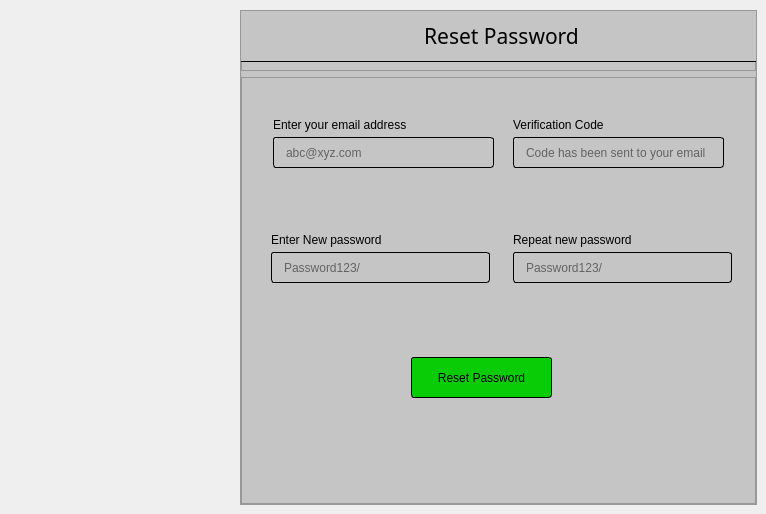
       <widget class="QWidget" name="page_7">
        <widget class="QFrame" name="frame_62">
         <property name="geometry">
          <rect>
           <x>240</x>
           <y>10</y>
           <width>517</width>
           <height>495</height>
          </rect>
         </property>
         <property name="minimumSize">
          <size>
           <width>500</width>
           <height>480</height>
          </size>
         </property>
         <property name="maximumSize">
          <size>
           <width>10000</width>
           <height>10000</height>
          </size>
         </property>
         <property name="autoFillBackground">
          <bool>false</bool>
         </property>
         <property name="styleSheet">
          <string notr="true">background-color: rgb(197, 197, 197);
</string>
         </property>
         <property name="frameShape">
          <enum>QFrame::StyledPanel</enum>
         </property>
         <property name="frameShadow">
          <enum>QFrame::Raised</enum>
         </property>
         <layout class="QVBoxLayout" name="verticalLayout_31">
          <property name="leftMargin">
           <number>0</number>
          </property>
          <property name="topMargin">
           <number>0</number>
          </property>
          <property name="rightMargin">
           <number>0</number>
          </property>
          <property name="bottomMargin">
           <number>0</number>
          </property>
          <item>
           <widget class="QFrame" name="frame_66">
            <property name="minimumSize">
             <size>
              <width>515</width>
              <height>60</height>
             </size>
            </property>
            <property name="maximumSize">
             <size>
              <width>16777215</width>
              <height>60</height>
             </size>
            </property>
            <property name="frameShape">
             <enum>QFrame::StyledPanel</enum>
            </property>
            <property name="frameShadow">
             <enum>QFrame::Raised</enum>
            </property>
            <widget class="QLabel" name="label_159">
             <property name="geometry">
              <rect>
               <x>-10</x>
               <y>0</y>
               <width>531</width>
               <height>51</height>
              </rect>
             </property>
             <property name="font">
              <font>
               <family>HoloLens MDL2 Assets</family>
               <pointsize>16</pointsize>
               <weight>50</weight>
               <bold>false</bold>
              </font>
             </property>
             <property name="styleSheet">
              <string notr="true">padding-left:10px;
border-bottom:1px solid black;
border-bottom-left-radius: 0px;
border-bottom-right-radius: 0px;</string>
             </property>
             <property name="text">
              <string>Reset Password</string>
             </property>
             <property name="alignment">
              <set>Qt::AlignCenter</set>
             </property>
            </widget>
           </widget>
          </item>
          <item>
           <widget class="QFrame" name="frame_67">
            <property name="minimumSize">
             <size>
              <width>0</width>
              <height>280</height>
             </size>
            </property>
            <property name="frameShape">
             <enum>QFrame::StyledPanel</enum>
            </property>
            <property name="frameShadow">
             <enum>QFrame::Raised</enum>
            </property>
            <widget class="QPushButton" name="pushButton_24">
             <property name="geometry">
              <rect>
               <x>170</x>
               <y>280</y>
               <width>141</width>
               <height>41</height>
              </rect>
             </property>
             <property name="cursor">
              <cursorShape>PointingHandCursor</cursorShape>
             </property>
             <property name="styleSheet">
              <string notr="true">border: 1px solid black;
border-radius: 3px;
background-color: rgb(9, 204, 6);
</string>
             </property>
             <property name="text">
              <string>Reset Password</string>
             </property>
            </widget>
            <widget class="QLineEdit" name="lineEdit_12">
             <property name="geometry">
              <rect>
               <x>272</x>
               <y>175</y>
               <width>211</width>
               <height>31</height>
              </rect>
             </property>
             <property name="styleSheet">
              <string notr="true">border:1.2px solid black;
border-radius:3px;
padding-left:10px</string>
             </property>
             <property name="placeholderText">
              <string>Password123/</string>
             </property>
            </widget>
            <widget class="QLabel" name="label_75">
             <property name="geometry">
              <rect>
               <x>272</x>
               <y>155</y>
               <width>131</width>
               <height>16</height>
              </rect>
             </property>
             <property name="font">
              <font>
               <pointsize>9</pointsize>
              </font>
             </property>
             <property name="styleSheet">
              <string notr="true"/>
             </property>
             <property name="text">
              <string>Repeat new password</string>
             </property>
            </widget>
            <widget class="QPushButton" name="pushButton_25">
             <property name="geometry">
              <rect>
               <x>440</x>
               <y>175</y>
               <width>51</width>
               <height>31</height>
              </rect>
             </property>
             <property name="cursor">
              <cursorShape>PointingHandCursor</cursorShape>
             </property>
             <property name="styleSheet">
              <string notr="true">border:1.2px solid black;
border-radius:3px;
border-left:opx;
border-top-left-radius: 0px;
border-bottom-left-radius: 0px;</string>
             </property>
             <property name="text">
              <string/>
             </property>
             <property name="icon">
              <iconset resource="resources.qrc">
               <normaloff>:/icons/icons/password hide.png</normaloff>:/icons/icons/password hide.png</iconset>
             </property>
             <property name="iconSize">
              <size>
               <width>32</width>
               <height>32</height>
              </size>
             </property>
            </widget>
            <widget class="QLabel" name="label_76">
             <property name="geometry">
              <rect>
               <x>272</x>
               <y>205</y>
               <width>191</width>
               <height>21</height>
              </rect>
             </property>
             <property name="styleSheet">
              <string notr="true">color: rgb(255, 7, 23);</string>
             </property>
             <property name="text">
              <string/>
             </property>
            </widget>
            <widget class="QLabel" name="label_77">
             <property name="geometry">
              <rect>
               <x>30</x>
               <y>155</y>
               <width>121</width>
               <height>16</height>
              </rect>
             </property>
             <property name="font">
              <font>
               <pointsize>9</pointsize>
              </font>
             </property>
             <property name="styleSheet">
              <string notr="true"/>
             </property>
             <property name="text">
              <string>Enter New password</string>
             </property>
            </widget>
            <widget class="QLineEdit" name="lineEdit_13">
             <property name="geometry">
              <rect>
               <x>30</x>
               <y>175</y>
               <width>211</width>
               <height>31</height>
              </rect>
             </property>
             <property name="styleSheet">
              <string notr="true">border:1.2px solid black;
border-radius:3px;
padding-left:10px</string>
             </property>
             <property name="placeholderText">
              <string>Password123/</string>
             </property>
            </widget>
            <widget class="QLabel" name="label_78">
             <property name="geometry">
              <rect>
               <x>30</x>
               <y>205</y>
               <width>191</width>
               <height>21</height>
              </rect>
             </property>
             <property name="styleSheet">
              <string notr="true">color: rgb(255, 7, 23);</string>
             </property>
             <property name="text">
              <string/>
             </property>
            </widget>
            <widget class="QPushButton" name="pushButton_26">
             <property name="geometry">
              <rect>
               <x>198</x>
               <y>175</y>
               <width>51</width>
               <height>31</height>
              </rect>
             </property>
             <property name="cursor">
              <cursorShape>PointingHandCursor</cursorShape>
             </property>
             <property name="styleSheet">
              <string notr="true">border:1.2px solid black;
border-radius:3px;
border-left:opx;
border-top-left-radius: 0px;
border-bottom-left-radius: 0px;</string>
             </property>
             <property name="text">
              <string/>
             </property>
             <property name="icon">
              <iconset resource="resources.qrc">
               <normaloff>:/icons/icons/password hide.png</normaloff>:/icons/icons/password hide.png</iconset>
             </property>
             <property name="iconSize">
              <size>
               <width>32</width>
               <height>32</height>
              </size>
             </property>
            </widget>
            <widget class="QLabel" name="label_79">
             <property name="geometry">
              <rect>
               <x>32</x>
               <y>40</y>
               <width>151</width>
               <height>16</height>
              </rect>
             </property>
             <property name="font">
              <font>
               <pointsize>9</pointsize>
              </font>
             </property>
             <property name="styleSheet">
              <string notr="true"/>
             </property>
             <property name="text">
              <string>Enter your email address</string>
             </property>
            </widget>
            <widget class="QLineEdit" name="lineEdit_14">
             <property name="geometry">
              <rect>
               <x>32</x>
               <y>60</y>
               <width>221</width>
               <height>31</height>
              </rect>
             </property>
             <property name="styleSheet">
              <string notr="true">border:1.2px solid black;
border-radius:3px;
padding-left:10px</string>
             </property>
             <property name="placeholderText">
              <string>abc@xyz.com</string>
             </property>
            </widget>
            <widget class="QLabel" name="label_80">
             <property name="geometry">
              <rect>
               <x>32</x>
               <y>90</y>
               <width>191</width>
               <height>21</height>
              </rect>
             </property>
             <property name="styleSheet">
              <string notr="true">color: rgb(255, 7, 23);</string>
             </property>
             <property name="text">
              <string/>
             </property>
            </widget>
            <widget class="QLabel" name="label_81">
             <property name="geometry">
              <rect>
               <x>272</x>
               <y>40</y>
               <width>111</width>
               <height>16</height>
              </rect>
             </property>
             <property name="font">
              <font>
               <pointsize>9</pointsize>
              </font>
             </property>
             <property name="styleSheet">
              <string notr="true"/>
             </property>
             <property name="text">
              <string>Verification Code</string>
             </property>
            </widget>
            <widget class="QLineEdit" name="lineEdit_15">
             <property name="geometry">
              <rect>
               <x>272</x>
               <y>60</y>
               <width>211</width>
               <height>31</height>
              </rect>
             </property>
             <property name="styleSheet">
              <string notr="true">border:1.2px solid black;
border-radius:3px;
padding-left:10px</string>
             </property>
             <property name="placeholderText">
              <string>Code has been sent to your email</string>
             </property>
            </widget>
            <widget class="QLabel" name="label_82">
             <property name="geometry">
              <rect>
               <x>272</x>
               <y>90</y>
               <width>191</width>
               <height>21</height>
              </rect>
             </property>
             <property name="styleSheet">
              <string notr="true">color: rgb(255, 7, 23);</string>
             </property>
             <property name="text">
              <string/>
             </property>
            </widget>
            <zorder>label_78</zorder>
            <zorder>label_80</zorder>
            <zorder>pushButton_24</zorder>
            <zorder>label_75</zorder>
            <zorder>label_76</zorder>
            <zorder>lineEdit_12</zorder>
            <zorder>pushButton_25</zorder>
            <zorder>label_77</zorder>
            <zorder>lineEdit_13</zorder>
            <zorder>pushButton_26</zorder>
            <zorder>label_79</zorder>
            <zorder>lineEdit_14</zorder>
            <zorder>label_81</zorder>
            <zorder>label_82</zorder>
            <zorder>lineEdit_15</zorder>
           </widget>
          </item>
         </layout>
        </widget>
       </widget>
